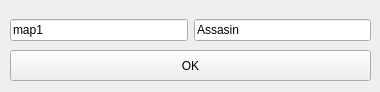
<?xml version="1.0" encoding="UTF-8"?>
<ui version="4.0">
 <class>CMainWindow</class>
 <widget class="QMainWindow" name="CMainWindow">
  <property name="geometry">
   <rect>
    <x>0</x>
    <y>0</y>
    <width>380</width>
    <height>92</height>
   </rect>
  </property>
  <property name="minimumSize">
   <size>
    <width>380</width>
    <height>92</height>
   </size>
  </property>
  <property name="maximumSize">
   <size>
    <width>380</width>
    <height>92</height>
   </size>
  </property>
  <property name="windowTitle">
   <string>MainWindow</string>
  </property>
  <widget class="QWidget" name="centralwidget">
   <widget class="QWidget" name="horizontalLayoutWidget">
    <property name="geometry">
     <rect>
      <x>10</x>
      <y>10</y>
      <width>361</width>
      <height>41</height>
     </rect>
    </property>
    <layout class="QHBoxLayout" name="horizontalLayout">
     <item>
      <widget class="QLineEdit" name="mapType">
       <property name="text">
        <string>map1</string>
       </property>
      </widget>
     </item>
     <item>
      <widget class="QLineEdit" name="playerType">
       <property name="text">
        <string>Assasin</string>
       </property>
      </widget>
     </item>
    </layout>
   </widget>
   <widget class="QPushButton" name="pushButton">
    <property name="geometry">
     <rect>
      <x>10</x>
      <y>50</y>
      <width>361</width>
      <height>31</height>
     </rect>
    </property>
    <property name="text">
     <string>OK</string>
    </property>
   </widget>
  </widget>
 </widget>
 <resources/>
 <connections/>
</ui>
